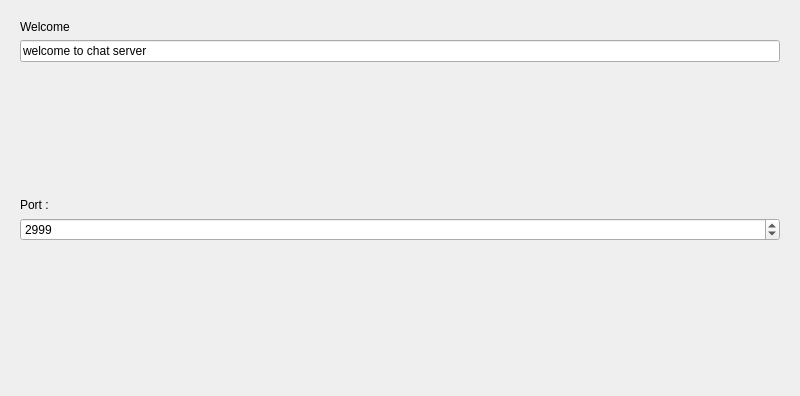
<?xml version="1.0" encoding="UTF-8"?>
<ui version="4.0">
 <class>Dialog</class>
 <widget class="QDialog" name="Dialog">
  <property name="geometry">
   <rect>
    <x>0</x>
    <y>0</y>
    <width>800</width>
    <height>396</height>
   </rect>
  </property>
  <property name="windowTitle">
   <string>Dialog</string>
  </property>
  <layout class="QVBoxLayout" name="verticalLayout">
   <item>
    <widget class="QStackedWidget" name="stackedWidget">
     <property name="currentIndex">
      <number>0</number>
     </property>
     <widget class="QWidget" name="page">
      <layout class="QVBoxLayout" name="verticalLayout_2">
       <item>
        <widget class="QLabel" name="lblWelcome">
         <property name="text">
          <string>Welcome </string>
         </property>
        </widget>
       </item>
       <item>
        <widget class="QLineEdit" name="textMessage">
         <property name="text">
          <string>welcome to chat server</string>
         </property>
        </widget>
       </item>
       <item>
        <spacer name="verticalSpacer">
         <property name="orientation">
          <enum>Qt::Vertical</enum>
         </property>
         <property name="sizeHint" stdset="0">
          <size>
           <width>20</width>
           <height>40</height>
          </size>
         </property>
        </spacer>
       </item>
       <item>
        <widget class="QLabel" name="lblPort">
         <property name="text">
          <string>Port :</string>
         </property>
        </widget>
       </item>
       <item>
        <widget class="QSpinBox" name="spinBox">
         <property name="minimum">
          <number>1000</number>
         </property>
         <property name="maximum">
          <number>64000</number>
         </property>
         <property name="value">
          <number>2999</number>
         </property>
        </widget>
       </item>
       <item>
        <spacer name="verticalSpacer_2">
         <property name="orientation">
          <enum>Qt::Vertical</enum>
         </property>
         <property name="sizeHint" stdset="0">
          <size>
           <width>20</width>
           <height>40</height>
          </size>
         </property>
        </spacer>
       </item>
      </layout>
     </widget>
     <widget class="QWidget" name="page_2">
      <layout class="QVBoxLayout" name="verticalLayout_3">
       <item>
        <layout class="QHBoxLayout" name="horizontalLayout">
         <item>
          <widget class="QPushButton" name="startButton">
           <property name="text">
            <string>Start</string>
           </property>
          </widget>
         </item>
         <item>
          <widget class="QPushButton" name="stoptButton">
           <property name="text">
            <string>Stop</string>
           </property>
          </widget>
         </item>
        </layout>
       </item>
       <item>
        <widget class="QLabel" name="lblStatus">
         <property name="font">
          <font>
           <pointsize>15</pointsize>
          </font>
         </property>
         <property name="text">
          <string>Close</string>
         </property>
        </widget>
       </item>
      </layout>
     </widget>
    </widget>
   </item>
   <item>
    <widget class="QDialogButtonBox" name="buttonBox">
     <property name="standardButtons">
      <set>QDialogButtonBox::NoButton</set>
     </property>
    </widget>
   </item>
  </layout>
 </widget>
 <resources/>
 <connections/>
</ui>
